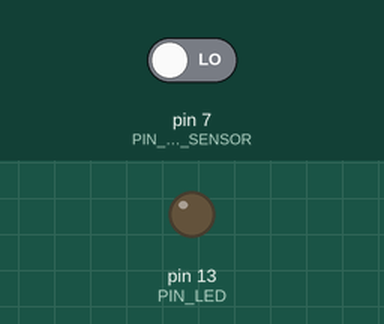
Recording of a sketch running on a simulated Arduino Uno, built with avr-gcc and run on an emulated ATmega328P. On the bench: output pins drawn as LEDs (lit = HIGH). The inputs (shaded band) are chosen by the test bench; at power-on: pin 7 (PIN_PIR_SENSOR) LOW.

Above: at 1.2 s.
1.3 s: pin 7 (PIN_PIR_SENSOR) driven HIGH
At 1.7 s:
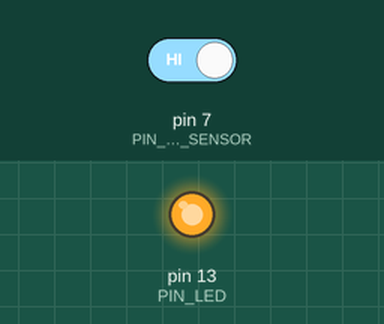
Timing chart, 0 to 4.3 s (numbered marks = the images above; inputs shaded):
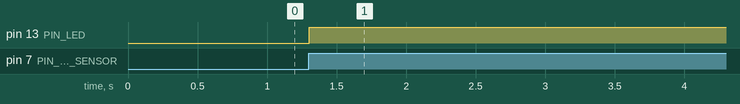

Measured:
- after the input at 1.3 s, pin 13 (PIN_LED): LOW → HIGH at once

The sketch:

motion-sensor.ino
```cpp
const int PIN_PIR_SENSOR = 7;   // PIR OUT pin
const int PIN_LED = 13;

int pinStateCurrent  = LOW;    // current PIR reading
int pinStatePrevious = LOW;    // previous PIR reading

unsigned long lowStartedAt = 0;          // when PIR went LOW
bool lowTimerActive = false;             // are we currently in the 3s grace period?

const unsigned long EXTRA_ON_MS = 5000;  // stay ON, milliseconds after sensor PIN_TO_SENSOR went LOW

void setup() {
  Serial.begin(9600);
  pinMode(PIN_PIR_SENSOR, INPUT);
  pinMode(PIN_LED, OUTPUT);
}

void loop() {
  pinStateCurrent = digitalRead(PIN_PIR_SENSOR);
  unsigned long now = millis();

  // Detect transitions
  // 1. HIGH -> LOW: PIR stopped seeing motion
  if (pinStatePrevious == HIGH && pinStateCurrent == LOW) {
    lowStartedAt = now;
    lowTimerActive = true;
  }

  // 2. LOW -> HIGH: new motion again
  if (pinStatePrevious == LOW && pinStateCurrent == HIGH) {
    // motion is back, so LED should be on no matter what
    // also cancel any "countdown to off"
    lowTimerActive = false;
  }

  // LED logic:
  // - If PIR is HIGH: LED ON.
  // - Else (PIR LOW): keep LED ON if we're still within 3s after LOW started.
  bool ledShouldBeOn = false;

  if (pinStateCurrent == HIGH) {
    ledShouldBeOn = true;
  } else {
    // PIR is LOW
    if (lowTimerActive && (now - lowStartedAt < EXTRA_ON_MS)) {
      ledShouldBeOn = true;
    } else {
      ledShouldBeOn = false;
      // after timeout expires, no need to keep counting
      if (lowTimerActive && (now - lowStartedAt >= EXTRA_ON_MS)) {
        lowTimerActive = false;
      }
    }
  }

  digitalWrite(PIN_LED, ledShouldBeOn ? HIGH : LOW);

  // debug (optional)
  // Serial.print("PIR=");
  // Serial.print(pinStateCurrent);
  // Serial.print(" LED=");
  // Serial.print(ledShouldBeOn);
  // Serial.print(" tSinceLow=");
  // Serial.println(now - lowStartedAt);

  // remember for next loop
  pinStatePrevious = pinStateCurrent;

  delay(10);
}
```
